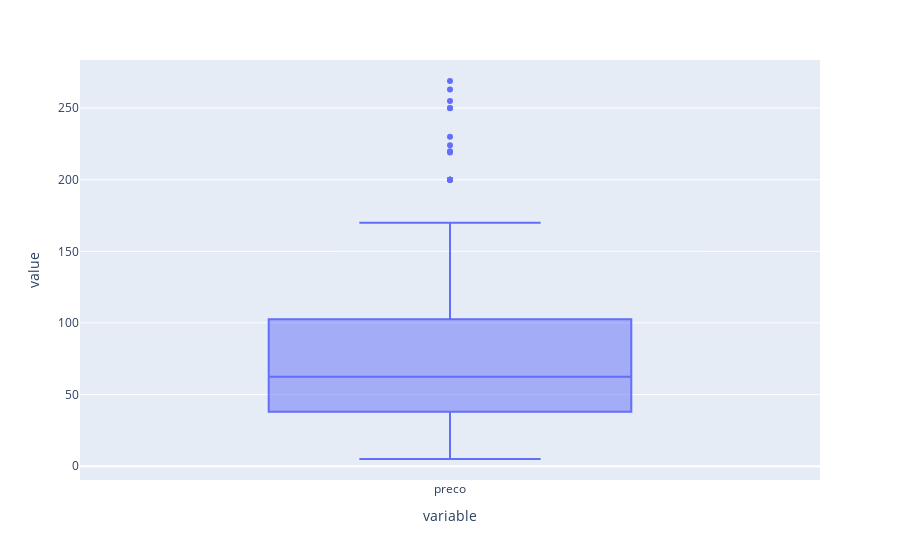

Here is the notebook cell this chart was saved with:
### Markdown cell above
## Tratamento de Outlier

Ao realizar análise dos outlier da base, verificamos que apesar de fora do desvio padrão, estes dados não deveriam ser descartados, uma vez que representam o valor real do item.

### Code cell
px.box(dados.preco)

### Figure 1 — Plotly figure (JSON) as saved in the notebook; plotly's stock layout.template omitted (floating-point values rounded to 4 significant figures)
{"data": [{"alignmentgroup": "True", "hovertemplate": "variable=%{x}<br>value=%{y}<extra></extra>", "legendgroup": "", "marker": {"color": "#636efa"}, "name": "", "notched": false, "offsetgroup": "", "orientation": "v", "showlegend": false, "type": "box", "x": ["preco", "preco", "preco", "preco", "preco", "preco", "preco", "preco", "preco", "preco", "preco", "preco", "preco", "preco", "preco", "preco", "preco", "preco", "preco", "preco", "preco", "preco", "preco", "preco", "preco", "preco", "preco", "preco", "preco", "preco", "preco", "preco", "preco", "preco", "preco", "preco", "preco", "preco", "preco", "preco", "preco", "preco", "preco", "preco", "preco", "preco", "preco", "preco", "preco", "preco", "preco", "preco", "preco", "preco", "preco", "preco", "preco", "preco", "preco", "preco", "preco", "preco", "preco", "preco", "preco", "preco", "preco", "preco", "preco", "preco", "preco", "preco", "preco", "preco", "preco", "preco", "preco", "preco", "preco", "preco", "preco", "preco", "preco", "preco", "preco", "preco", "preco", "preco", "preco", "preco", "preco", "preco", "preco"], "x0": " ", "xaxis": "x", "y": [219.0, 37.99, 37.99, 37.99, 37.99, 19.48, 44.99, 263.0, 37.99, 37.99, 72.99, 72.65, 89.99, 5.99, 36.99, 89.99, 249.9, 50, 268.9, 28.99, 39.99, 199.9, 39.99, 35, 44.99, 89.99, 5, 89.99, 89.99, 130.0, 230.0, 50, 60, 89.99, 18.89, 89.99, 32.99, 199.9, 199.9, 199.9, 110.0, 87.08, 224.0, 200, 22.99, 130.0, 8.99, 39.99, 89.99, 100, 61.5, 160.0, 170.0, 130.0, 100, 39.99, 25, 36.99, 39.99, 69.99, 89.99, 55.99, 199.9, 20, 255.0, 10, 11.99, 139.9, 39.97, 89.99, 89.99, 27.99, 28.09, 89.99, 62.47, 89.99, 80, 27.99, 250.0, 16.99, 20, 59.99, 59.99, 69.99, 89.99, 130.0, 49.99, 219.9, 8.39, 59.99, 49.99, 70, 40], "y0": " ", "yaxis": "y"}], "layout": {"boxmode": "group", "legend": {"tracegroupgap": 0}, "margin": {"t": 60}, "xaxis": {"anchor": "y", "domain": [0, 1], "title": {"text": "variable"}}, "yaxis": {"anchor": "x", "domain": [0, 1], "title": {"text": "value"}}}}
